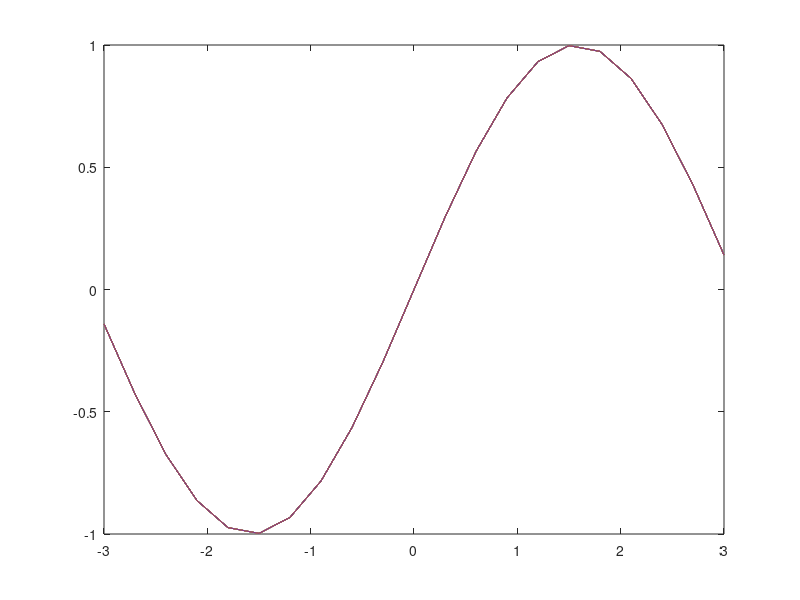

MATLAB code for this plot:
%{
MainMenu = menu(sprintf('Welcome to the Complex Function Plotter \n \n Remember to add a period before each devision, multiplication or power operation'),'Ok I will remember that');

%% Choose Default initial templates

%% exp(x)

function1 = 'x.^k'
function2 = '1./factorial(k)'


%% cos(x)

function1 = 'x.^(2*k)'
function2 = '((-1).^2*k)*1./factorial(2*k)'

%% sin(x)

function1 = 'x.^(2*k+1)'
function2 = '((-1).^k)*1./factorial(2*k+1)'



prompt = {'Enter a complex function (after the @(z)):',...
    'What domain do you want for the real numbers?'...
    'What domain do you want for the imaginary numbers?'};
dlg_title = 'Complex Function Plotter';
num_lines = 1;
defaultans = {'@(z) z.^2','[-1 to 1]','[-1 to 1]'};
Answer = inputdlg(prompt,dlg_title,num_lines,defaultans);


Imaginary_Domain1 = Answer{2};
    Condition1 = Answer{3};
    
    %% Reading the Domains
    for k = 1:2
        if k == 1
            TF1 = isspace(Real_Domain1);
        end
        if k == 2
            TF1 = isspace(Imaginary_Domain1);
        end
        p = 1;
        find_lower_limit = 1;
        find_upper_limit = 0;
        for i = 2:length(TF1)-1
            if find_lower_limit == 1
                LowerLimit_string(p) = Real_Domain1(i);
                p = p+1;
            end
            
            if TF1(i) == 1
                if find_lower_limit ==1
                    find_lower_limit = 0;
                    
                    p = 1;
                    continue
                end
            end
            
            if TF1(i) == 1
                if find_lower_limit == 0
                    find_upper_limit = 1;
                    continue
                end
            end
            
            if find_upper_limit == 1
                
                UpperLimit_string(p) = Real_Domain1(i)
                p = p+1;
            end
        end
        
        if k == 1
            Real_Domain = [str2num(LowerLimit_string) str2num(UpperLimit_string)];
        end
        
        if k == 2
            Imaginary_Domain = [str2num(LowerLimit_string) str2num(UpperLimit_string)];
        end
    end
    %}
Real_Domain(1) = -3;
Real_Domain(2) = 3;

function1 = 'x.^(2*k+1)';
function2 = '((-1).^k)*1./factorial(2*k+1)';
    DomainDivisions(1) = (Real_Domain(2) - Real_Domain(1))/20;
    
    HighestPowerOfK = 10;
    x = diag(Real_Domain(1):DomainDivisions(1):Real_Domain(2));
    k = diag(0:HighestPowerOfK);
    x = ones(length(k),length(x))*x;
    k = k*ones(length(k),length(x));
Function_of_x = str2func(strcat('@(x,k) ',function1));
Coefficients_of_Function_of_x = str2func(strcat('@(k) ',function2));

SeriesFunction = sum(Coefficients_of_Function_of_x(k).*Function_of_x(x,k));

plot(x,SeriesFunction)
